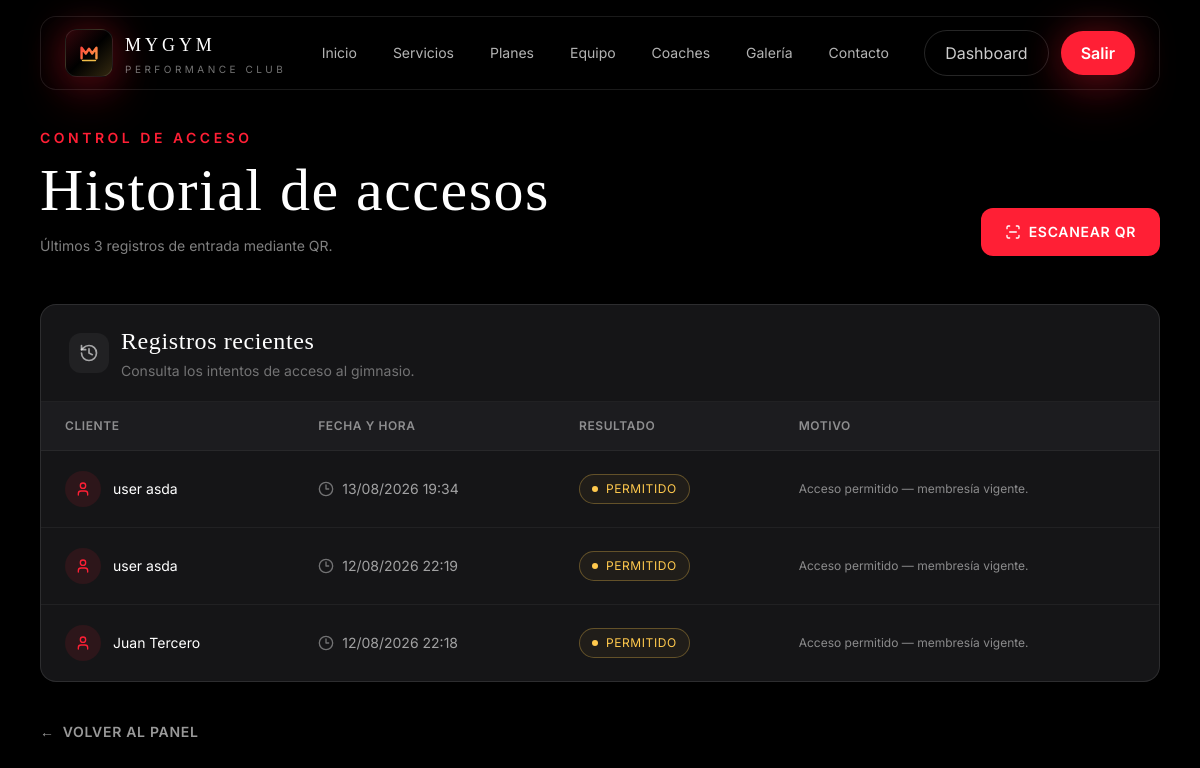
/administrador/accesos/ (signed in), run on the app's committed database.
### cliente/models.py (models this page shows, shortened)
class Acceso(models.Model):
    usuario = models.ForeignKey(
        settings.AUTH_USER_MODEL,
        on_delete=models.CASCADE,
        related_name='accesos'
    )
    fecha_hora = models.DateTimeField(auto_now_add=True)
    valido = models.BooleanField(default=False)
    motivo = models.CharField(max_length=200, blank=True)
    class Meta:
        verbose_name = 'Acceso'
        verbose_name_plural = 'Accesos'
        ordering = ['-fecha_hora']

### core/models.py (models this page shows, shortened)
class Usuario(AbstractUser):
    ROL_CHOICES = [
        ('cliente', 'Cliente'),
        ('administrador', 'Administrador'),
        ('recepcionista', 'Recepcionista'),
        ('entrenador', 'Entrenador'),
    ]
    rol = models.CharField(
        max_length=20,
        choices=ROL_CHOICES,
        default='cliente'
    )
    telefono = models.CharField(max_length=15, blank=True, null=True)
    foto_perfil = models.ImageField(
        upload_to='perfiles/',
        blank=True,
        null=True
    )

### administrador/views.py (the view)
    @login_required
    def wrapper(request, *args, **kwargs):
        if request.user.rol not in ['administrador', 'recepcionista', 'entrenador']:
            messages.error(request, 'No tienes permisos para acceder a esta sección.')
            return redirect('dashboard')
        return view_func(request, *args, **kwargs)

### administrador/views.py (called while the page is built)
def solo_staff(view_func):
    @login_required
    def wrapper(request, *args, **kwargs):
        if request.user.rol not in ['administrador', 'recepcionista', 'entrenador']:
            messages.error(request, 'No tienes permisos para acceder a esta sección.')
            return redirect('dashboard')
        return view_func(request, *args, **kwargs)
    return wrapper

@solo_staff
def historial_accesos(request):
    accesos = Acceso.objects.select_related('usuario')[:200]
    return render(request, 'administrador/qr/historial.html', {'accesos': accesos})

### templates/administrador/qr/historial.html (shortened to what this page needs)
{% extends 'base.html' %}
{% block content %}
<section class="min-h-screen bg-gym-black pt-28 sm:pt-32 pb-20 px-4 sm:px-8 lg:px-10">
  <div class="max-w-7xl mx-auto">
    <div class="reveal mb-10 sm:mb-12">
      <div class="flex flex-col lg:flex-row lg:items-end lg:justify-between gap-6">
        <div>
          <p class="text-gym-red text-xs sm:text-sm font-semibold uppercase tracking-[0.25em] mb-3">
            Control de acceso
          </p>
          <h1 class="font-display text-4xl sm:text-5xl lg:text-6xl text-white tracking-wide leading-tight">
            Historial de accesos
          </h1>
          <p class="text-white/50 text-sm mt-4">
            Últimos {{ accesos|length }} registros de entrada mediante QR.
          </p>
        </div>
        <a
          href="{% url 'administrador:lector_qr' %}"
          class="inline-flex items-center justify-center gap-2 self-start lg:self-end bg-gym-red hover:bg-red-700 text-white font-semibold px-6 py-3.5 rounded-xl uppercase tracking-wider text-sm transition-all duration-200 hover:shadow-lg hover:shadow-gym-red/25">
          <i data-lucide="scan-line" class="w-4 h-4"></i>
          Escanear QR
        </a>
      </div>
    </div>
    <div class="reveal bg-gym-surface border border-white/10 rounded-2xl overflow-hidden">
      <div class="px-5 sm:px-7 py-5 border-b border-white/5 flex items-center gap-3">
        <div class="w-10 h-10 rounded-xl bg-white/5 flex items-center justify-center">
          <i data-lucide="history" class="w-5 h-5 text-white/60"></i>
        </div>
        <div>
          <h2 class="font-display text-xl sm:text-2xl text-white tracking-wide">
            Registros recientes
          </h2>
          <p class="text-white/40 text-xs sm:text-sm mt-1">
            Consulta los intentos de acceso al gimnasio.
          </p>
        </div>
      </div>
      <div class="overflow-x-auto">
        <table class="w-full min-w-[760px] text-left text-sm">
          <thead class="bg-gym-surface2 text-white/50 uppercase text-xs tracking-wider">
            <tr>
              <th scope="col" class="px-5 sm:px-6 py-4 font-semibold">
                Cliente
              </th>
              <th scope="col" class="px-5 sm:px-6 py-4 font-semibold">
                Fecha y hora
              </th>
              <th scope="col" class="px-5 sm:px-6 py-4 font-semibold">
                Resultado
              </th>
              <th scope="col" class="px-5 sm:px-6 py-4 font-semibold">
                Motivo
              </th>
            </tr>
          </thead>
          <tbody>
            {% for acceso in accesos %}
              <tr class="border-t border-white/5 hover:bg-white/[0.02] transition-colors duration-200">
                <td class="px-5 sm:px-6 py-5 text-white">
                  <div class="flex items-center gap-3">
                    <div class="w-9 h-9 rounded-full bg-gym-red/10 flex items-center justify-center">
                      <i data-lucide="user" class="w-4 h-4 text-gym-red"></i>
                    </div>
                    <span>
                      {{ acceso.usuario.get_full_name|default:acceso.usuario.username }}
                    </span>
                  </div>
                </td>
                <td class="px-5 sm:px-6 py-5 text-white/60 whitespace-nowrap">
                  <div class="flex items-center gap-2">
                    <i data-lucide="clock-3" class="w-4 h-4 text-white/40"></i>
                    {{ acceso.fecha_hora|date:"d/m/Y H:i" }}
                  </div>
                </td>
                <td class="px-5 sm:px-6 py-5">
                  <span class="inline-flex items-center gap-2 text-xs border rounded-full px-3 py-1.5 uppercase tracking-wider
                    {% if acceso.valido %}
                      text-gym-gold border-gym-gold/30 bg-gym-gold/5
                    {% else %}
                      text-gym-red border-gym-red/30 bg-gym-red/5
                    {% endif %}">
                    <span class="w-1.5 h-1.5 rounded-full
                      {% if acceso.valido %}
                        bg-gym-gold
                      {% else %}
                        bg-gym-red
                      {% endif %}">
                    </span>
                    {% if acceso.valido %}
                      Permitido
                    {% else %}
                      Denegado
                    {% endif %}
                  </span>
                </td>
                <td class="px-5 sm:px-6 py-5 text-white/50 text-xs max-w-sm">
                  {{ acceso.motivo|default:"—" }}
                </td>
              </tr>
            {% endfor %}
          </tbody>
        </table>
      </div>
    </div>
    <a
      href="{% url 'administrador:inicio' %}"
      class="inline-flex items-center gap-2 mt-10 text-sm font-semibold text-white/60 hover:text-gym-red uppercase tracking-wider transition-colors">
      <span aria-hidden="true">←</span>
      Volver al panel
    </a>
  </div>
</section>
{% endblock %}

### static/css/style.css (style rules this page uses)
html { scroll-behavior: smooth; }
body { background-color: #0b0b0c; }
.reveal { opacity: 0; transform: translateY(18px); transition: opacity .7s ease, transform .7s ease; }
.reveal.visible { opacity: 1; transform: translateY(0); }

### templates/base.html (style rules this page uses)
body { background-color: #0a0a0b; background-image: radial-gradient(circle at 15% 10%, rgba(255,31,53,0.08), transparent 35%), radial-gradient(circle at 85% 25%, rgba(255,201,77,0.06), transparent 30%), radial-gradient(circle at 50% 90%, rgba(255,31,53,0.05), transparent 40%); background-attachment: fixed; }

### data on the page
Acceso: usuario.get_full_name "user asda", fecha_hora "13/08/2026 19:34", valido True (drawn), motivo "Acceso permitido — membresía vigente."
Acceso: usuario.get_full_name "user asda", fecha_hora "12/08/2026 22:19", valido True (drawn), motivo "Acceso permitido — membresía vigente."
Acceso: usuario.get_full_name "Juan Tercero", fecha_hora "12/08/2026 22:18", valido True (drawn), motivo "Acceso permitido — membresía vigente."

### other printed values
{{ accesos|length }} "3"
